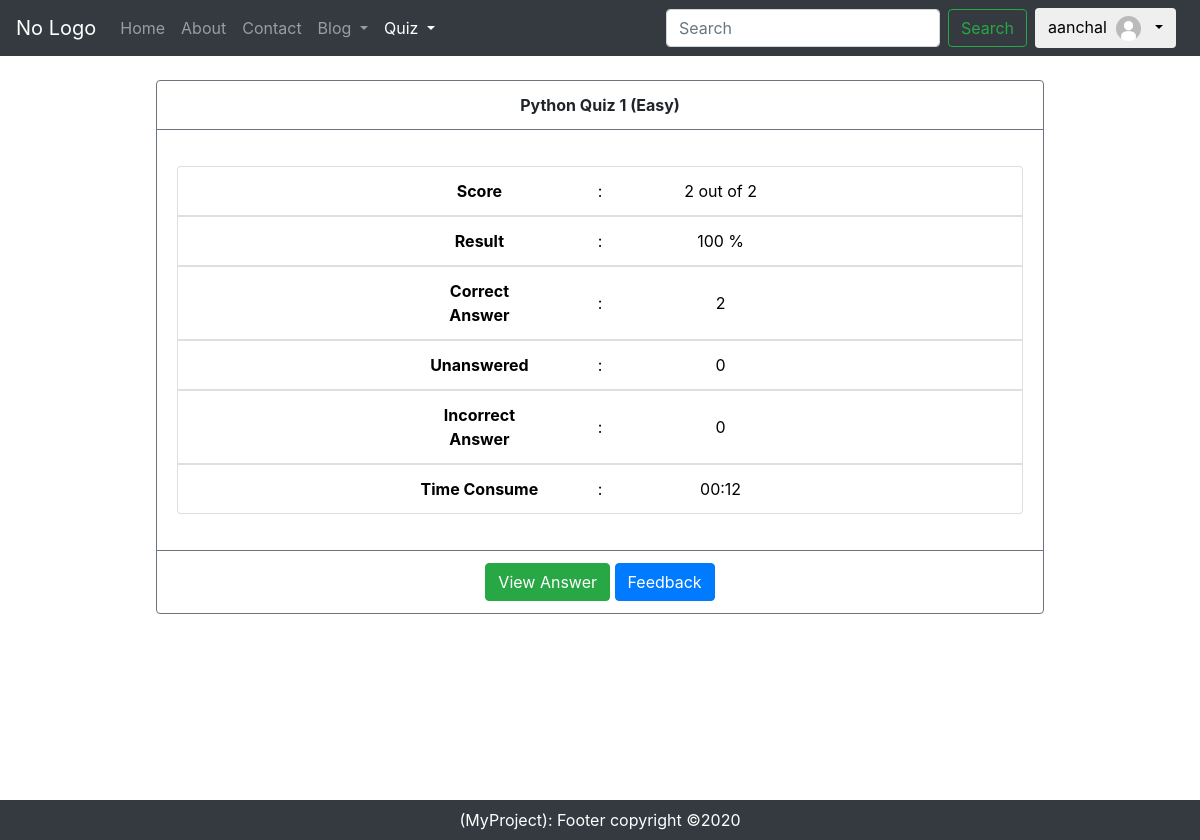
The page /quiz/quizScore/1 (signed in) on the database its author committed.
### home/models.py (models this page shows, shortened)
class UserProfile(models.Model):
    GENDER_CHOICES = (
        ("MALE","male"),
        ("FEMALE","female"),
        ("OTHERS","others"),
    )
    UserUsername = models.OneToOneField(User,on_delete=models.CASCADE,blank=True, null=True)
    phoneNumber = models.CharField(blank=True,null=True,max_length=12)
    Gender = models.CharField(choices=GENDER_CHOICES,max_length=50,blank=True)
    Dob = models.DateField(auto_now_add=False,auto_now=False,blank=True,null=True)
    JoiningDate = models.DateTimeField(auto_now_add=True)
    Country = models.CharField(max_length=100,blank=True, null=True)
    State = models.CharField(max_length=100,blank=True, null=True)
    District = models.CharField(max_length=100,blank=True, null=True)
    city = models.CharField(max_length=100,blank=True, null=True)
    address = models.CharField(max_length=100,blank=True, null=True)
    designation = models.CharField(max_length=100,blank=True, null=True)
    facebook_url = models.CharField(max_length=100,blank=True, null=True)
    instagram_url = models.CharField(max_length=100,blank=True, null=True)
    twitter_url = models.CharField(max_length=100,blank=True, null=True)
    pincode = models.CharField(blank=True,null=True,max_length=10)
    Bio = models.TextField(blank=True, null=True)
    coverImage = models.ImageField(blank=True, null=True,upload_to='images/coverImage/',default='defaultCover.jpg')
    profileImage = models.ImageField(blank=True, null=True,upload_to='images/profileImage/',default='defaultProfile.jpg')
    isPublic = models.BooleanField(default=False)
    securityQues = models.CharField(max_length=200,blank=True, null=True)
    securityAns = models.CharField(max_length=400,blank=True, null=True)
    language = models.CharField(max_length=400,blank=True, null=True)

### quiz/models.py (models this page shows, shortened)
class Title(models.Model):
    LEVEL = (
        ("Easy","Easy"),
        ("Medium","Medium"),
        ("Difficult","Difficult"),
    )
    Language = models.ForeignKey(Language,on_delete=models.CASCADE)
    title = models.CharField(max_length=300,primary_key=True)
    difficulty = models.CharField(choices=LEVEL,max_length=50,default="Easy")
    image = models.ImageField(upload_to='images/Quiz/',blank=True, null=True)
    timeTaken = models.CharField(max_length=50)
    created = models.DateTimeField(default=timezone.now)
    def __str__(self):
        return self.title

class UserScore(models.Model):
    quizUsername = models.ForeignKey(User,on_delete=models.CASCADE)
    quizTitle = models.ForeignKey(Title,on_delete=models.CASCADE)
    user_score = models.IntegerField()
    total_score = models.IntegerField()
    total_correct = models.IntegerField()
    total_incorrect = models.IntegerField()
    total_unanswered = models.IntegerField()
    time_consume = models.CharField(max_length=50)
    quiz_data = models.TextField()
    played_date = models.DateTimeField(auto_now_add=True)

### quiz/views.py (the view)
# urls.py: path('quizScore/<int:id>',views.quizScore,name="quizScore"),
def quizScore(request,id):
    if id == 0:
        isNotUser = True
        context = {"isNotUser":isNotUser}
    else:
        userscore = UserScore.objects.filter(id=id,quizUsername=request.user).first()
        if userscore is not None:
            isNotUser = False
            context = {"title":userscore.quizTitle,"user_score":userscore.user_score,"total_score":userscore.total_score,"unanswered":userscore.total_unanswered,"time":userscore.time_consume,"id":userscore.id,"notGiveFeedback":True}
        else:
            isNotUser = True
            context = {"isNotUser":isNotUser}
    return render(request,'quiz/quizResult.html',context)

### home/context_processors.py (called while the page is built)
def profile(request):
    if not request.user.is_authenticated:
        return {
            'profile': 'Anonymous'
        }
    else:
        return{
        'profile': UserProfile.objects.filter(UserUsername=request.user).first()
        }

### templates/quiz/quizResult.html (shortened to what this page needs)
{% extends 'home/base.html' %}
{% block logQuizactive %}active{% endblock %}
{% block body %}
<div class="container my-4">
    {% if isNotUser %}
    <p style="min-height:90vh">Either You are not <b> login! </b>or you are trying to look something false!! Please try your own result!!</p>
    {% else %}
    <div class="card border-secondary mb-3" style="width: 80%;margin: auto;">
  <div class="card-header bg-transparent border-secondary text-center font-weight-bold ">{{title.title}} ({{title.difficulty}})</div>
  <div class="card-body text-secondary">
    <p class="card-text">
        <ul class="list-group">
    <li class="list-group-item"><span>Score</span><span>:</span><span>{{user_score}} out of {{total_score}}</span></li>
    <li class="list-group-item"><span>Result</span><span>:</span><span id="percent"></span></li>
    <li class="list-group-item"><span>Correct Answer</span><span>:</span><span>{{user_score}}</span></li>
    <li class="list-group-item"><span>Unanswered</span><span>:</span><span>{{unanswered}}</span></li>
    <li class="list-group-item"><span>Incorrect Answer</span><span>:</span><span id="incorrect"></span></li>
    <li class="list-group-item"><span>Time Consume</span><span>:</span><span>{{time}}</span></li>
</ul>
    </p>
  </div>
  <div class="card-footer bg-transparent border-secondary text-center">
  <a href="/quiz/viewAnswer/{{id}}" role="button" class="btn btn-success">View Answer</a>
  {% if notGiveFeedback %}
  <form action="/quiz/feedback" method="post" class="d-inline-block">
  <button type="submit" class="btn btn-primary">Feedback</button>
  </form>
  {% endif %}
  </div>
</div>
</div>
   {% endif %}
{% endblock body %}

### templates/home/base.html (shortened to what this page needs)
<!DOCTYPE html>
<html lang="en">
<head>
  <link rel="stylesheet" href="https://cdnjs.cloudflare.com/ajax/libs/font-awesome/5.15.2/css/all.min.css">
  <link rel="stylesheet" href="https://maxcdn.bootstrapcdn.com/bootstrap/4.0.0/css/bootstrap.min.css"
 />
  <link rel="stylesheet" href="https://cdn.jsdelivr.net/npm/bootstrap-icons@1.4.0/font/bootstrap-icons.css">
</head>
<body>
  <nav class="navbar navbar-expand-lg navbar-dark bg-dark navbar-sticky">
    <a class="navbar-brand" href="/">No Logo</a>
    <div class="collapse navbar-collapse" id="navbarSupportedContent">
      <ul class="navbar-nav mr-auto">
        <li class="nav-item {% block homeactive %}
        {% endblock homeactive %}">
          <a class="nav-link" href="/">Home <span class="sr-only">(current)</span></a>
        </li>
        <li class="nav-item {% block aboutactive %}
        {% endblock aboutactive %}">
          <a class="nav-link" href="/about">About</a>
        </li>
        <li class="nav-item {% block contactactive %}
        {% endblock contactactive %}">
          <a class="nav-link" href="/contact">Contact</a>
        </li>
      {% if not user.is_authenticated %}
        <li class="nav-item {% block blogactive %}
        {% endblock blogactive %}">
          <a class="nav-link" href="/blog">Blog</a>
        </li>
         <li class="nav-item {% block quizactive %}{% endblock %}">
          <a class="nav-link" href="/quiz">Quiz</a>
        </li>
      {% else %}
        <div class=" nav-item dropdown">
        <a class=" dropdown-toggle nav-link {% block logBlogactive %}{% endblock %}" id="menu1" data-toggle="dropdown" href="#">Blog
        </a>
        </div>
        <div class=" nav-item dropdown">
        <a class=" dropdown-toggle nav-link {% block logQuizactive %}{% endblock %}" id="menu1" data-toggle="dropdown" href="#">Quiz
        </a>
        </div>
      {% endif %}
      </ul>
      <form class="form-inline my-2 my-lg-0" method="get" action="/blog/search/">
        <input class="form-control mr-sm-2" type="search" placeholder="Search" aria-label="Search" name="query" id="query" />
        <button class="btn btn-outline-success my-2 my-sm-0" type="submit">Search</button>
      </form>
      {% if not user.is_authenticated %}
      <a href="/account/signup" role="button" class="btn btn-primary m-2">Sign Up</a>
      <a href="/account/login" role="button" class="btn btn-primary m-2">Login</a>
      {% else %}
      <div class="dropdown mx-2">
        <button class="btn btn-default dropdown-toggle" type="button" id="menu1" data-toggle="dropdown">{{request.user}}
        <img src="/media/{{profile.profileImage}}" style="width: 25px;
        height: 25px;
        border-radius: 50%;
        margin: 0px 5px;
        object-fit: cover;">
        </button>
      </div>
      {% endif %}
    </div>
  </nav>
  <div style="min-height: 90vh;">
    {% block body %}
    {% endblock body %}
  </div>
  <footer class="footer">
    <span> (MyProject): Footer copyright &copy;2020</span>
  </footer>
</body>
</html>

### templates/quiz/quizResult.html (style rules this page uses)
.list-group-item span { width:15%; }
.list-group-item span:nth-child(1) { font-weight:bold; }
.list-group-item { display: flex; justify-content: center; align-items: center; text-align: center; width: 100%; margin: auto; color:black; }

### templates/home/base.html (style rules this page uses)
.footer { background-color: #343a40; color: white; text-align: center; padding: 8px; }
.navbar-sticky { position: sticky; top: 0; left: 0; right: 0; z-index: 10; }

### rows shown on the page
UserProfile: profileImage (placeholder picture)
Title: title "Python Quiz 1", difficulty "Easy"
UserScore: time_consume "00:12"

### other values the page prints
{{ request.user }} "aanchal"
{{ user_score }} "2"
{{ total_score }} "2"
{{ unanswered }} "0"
